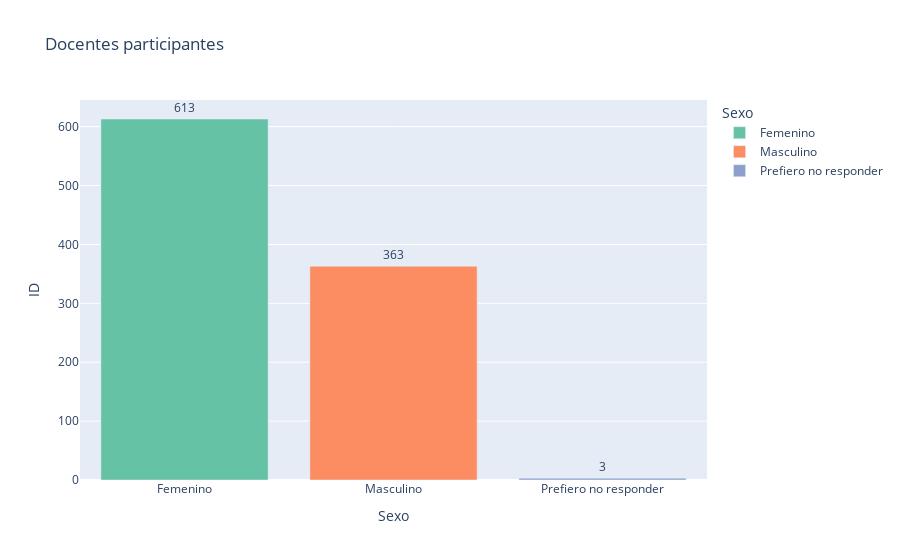

Notebook cell for this chart:
### Code cell
pivot_1 = pd.pivot_table(df, index='Sexo', values='ID', aggfunc='nunique').reset_index()
fig_1 = px.bar(pivot_1, x='Sexo', y ='ID',  color='Sexo', text='ID', color_discrete_sequence= px.colors.qualitative.Set2, title='Docentes participantes')
fig_1.update_traces(textposition='outside',
                    texttemplate='%{text}')
fig_1.show()

### Figure 1 — Plotly figure (JSON) as saved in the notebook; plotly's stock layout.template omitted (floating-point values rounded to 4 significant figures)
{"data": [{"alignmentgroup": "True", "hovertemplate": "Sexo=%{x}<br>ID=%{text}<extra></extra>", "legendgroup": "Femenino", "marker": {"color": "rgb(102,194,165)", "pattern": {"shape": ""}}, "name": "Femenino", "offsetgroup": "Femenino", "orientation": "v", "showlegend": true, "text": [613.0], "textposition": "outside", "x": ["Femenino"], "xaxis": "x", "y": [613], "yaxis": "y", "type": "bar", "texttemplate": "%{text}"}, {"alignmentgroup": "True", "hovertemplate": "Sexo=%{x}<br>ID=%{text}<extra></extra>", "legendgroup": "Masculino", "marker": {"color": "rgb(252,141,98)", "pattern": {"shape": ""}}, "name": "Masculino", "offsetgroup": "Masculino", "orientation": "v", "showlegend": true, "text": [363.0], "textposition": "outside", "x": ["Masculino"], "xaxis": "x", "y": [363], "yaxis": "y", "type": "bar", "texttemplate": "%{text}"}, {"alignmentgroup": "True", "hovertemplate": "Sexo=%{x}<br>ID=%{text}<extra></extra>", "legendgroup": "Prefiero no responder", "marker": {"color": "rgb(141,160,203)", "pattern": {"shape": ""}}, "name": "Prefiero no responder", "offsetgroup": "Prefiero no responder", "orientation": "v", "showlegend": true, "text": [3.0], "textposition": "outside", "x": ["Prefiero no responder"], "xaxis": "x", "y": [3], "yaxis": "y", "type": "bar", "texttemplate": "%{text}"}], "layout": {"xaxis": {"anchor": "y", "domain": [0.0, 1.0], "title": {"text": "Sexo"}, "categoryorder": "array", "categoryarray": ["Femenino", "Masculino", "Prefiero no responder"]}, "yaxis": {"anchor": "x", "domain": [0.0, 1.0], "title": {"text": "ID"}}, "legend": {"title": {"text": "Sexo"}, "tracegroupgap": 0}, "title": {"text": "Docentes participantes"}, "barmode": "relative"}}
